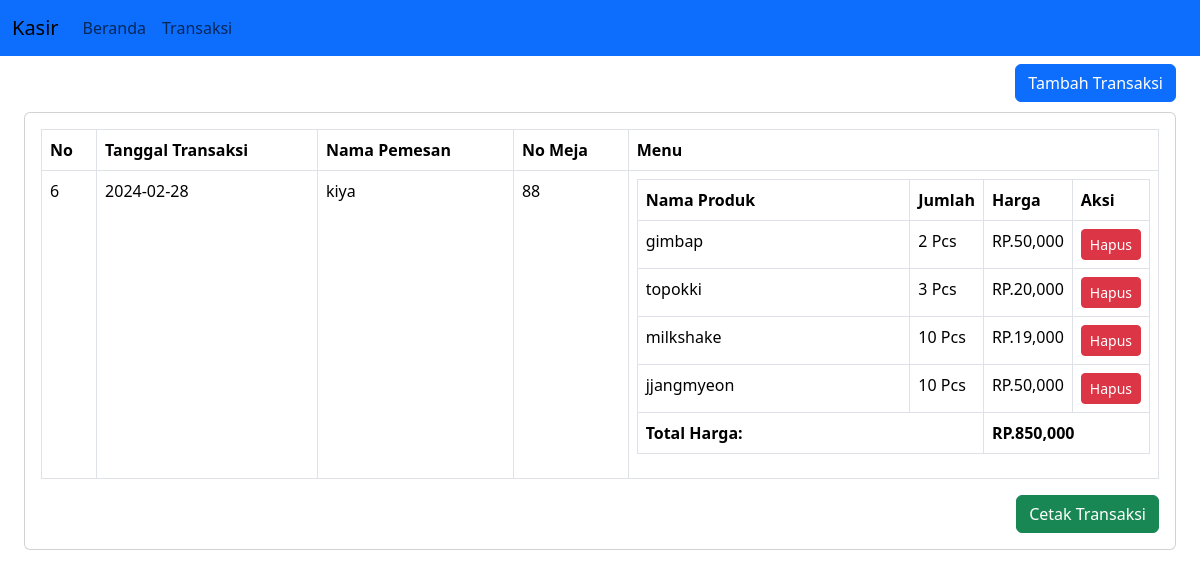
Page /daftar-transaksi.php on the committed database.
### tables this page shows
CREATE TABLE `penjualan` (
  `penjualan_id` int(11) NOT NULL,
  `tanggal_penjualan` date NOT NULL,
  `total_harga` decimal(10,2) NOT NULL,
  `pelanggan_id` int(11) NOT NULL
);

CREATE TABLE `pelanggan` (
  `pelanggan_id` int(11) NOT NULL,
  `nama_pelanggan` varchar(255) NOT NULL,
  `no_meja` int(11) NOT NULL,
  `nomor_telepon` varchar(15) NOT NULL
);

CREATE TABLE `produk` (
  `produk_id` int(11) NOT NULL,
  `nama_produk` varchar(255) NOT NULL,
  `harga` decimal(10,2) NOT NULL,
  `stok` int(11) NOT NULL,
  `foto` varchar(255) DEFAULT NULL,
  `Terjual` int(11) NOT NULL
);

CREATE TABLE `detail_penjualan` (
  `detail_id` int(11) NOT NULL,
  `penjualan_id` int(11) NOT NULL,
  `produk_id` int(11) NOT NULL,
  `jumlah_produk` int(11) NOT NULL,
  `sub_total` decimal(10,2) NOT NULL
);

### daftar-transaksi.php (the view, shortened to what this page needs)
<?php
include("header.php");
?>
<body>
      <nav class="navbar navbar-expand-lg navbar-primary bg-primary fixed-top">
        <div class="container-fluid">
            <a class="navbar-brand" href="#">Kasir</a>
            <div class="navbar-collapse">
                <ul class="navbar-nav">
                    <li class="nav-item">
                        <a class="nav-link" href="index.php">Beranda</a>
                    </li>
                    <li class="nav-item">
                        <a class="nav-link" href="transaksi.php">Transaksi</a>
                    </li>
                </ul>
            </div>
        </div>
    </nav>
        <div class="p-4" id="main-content">
          <a href="transaksi.php" class="btn btn-md btn-primary float-end">Tambah Transaksi</a>
          <div class="card mt-5">
            <div class="card-body">
            <table class="table table-bordered">
    <thead>
      <tr>
        <th>No</th>
        <th>Tanggal Transaksi</th>
        <th>Nama Pemesan</th>
        <th>No Meja</th>
        <th>Menu</th>
      </tr>
    </thead>
    <tbody>
        <?php
            include("conn/koneksi.php");
            $sql = $koneksi->query("SELECT * FROM penjualan ORDER BY penjualan_id DESC LIMIT 1");
            while ($data= $sql->fetch_assoc()) {
        ?>
              <tr>
                <td><?php echo $data['penjualan_id']?></td>
                <td><?php echo $data['tanggal_penjualan']?></td>
                <?php
                    $sql2 = $koneksi->query("SELECT * FROM pelanggan WHERE pelanggan_id = '".$data['penjualan_id']."'");
                    while ($data2= $sql2->fetch_assoc()) {
                      ?>
                    <td><?php echo $data2['nama_pelanggan']; ?> </td>
                    <td><?php echo $data2['no_meja']; ?> </td>
                  <?php } ?>
                <td>
                    <table class="table table-bordered">
                        <thead>
                            <tr>
                                <th>Nama Produk</th>
                                <th class="col-1">Jumlah</th>
                                <th class="col-1">Harga</th>
                                <th class="col-1">Aksi</th>
                            </tr>
                        </thead>
                        <tbody>
                        <?php
                          $sql3 = $koneksi->query("SELECT * FROM detail_penjualan WHERE detail_id = '" . $data['penjualan_id'] . "'");
                          $totalharga = 0;
                          while ($data3= $sql3->fetch_assoc()) {
                        ?>
                            <tr>
                              <td>
                              <?php
                                $sql4 = $koneksi->query("SELECT * FROM produk WHERE produk_id = '" . $data3['produk_id'] . "' ");
                                while ($data4= $sql4->fetch_assoc()) {
                                    echo $data4['nama_produk'];
                                }
                              ?>
                              </td>
                              <td><?php echo $data3['jumlah_produk']?> Pcs</td>
                              <td>RP.<?php echo number_format($data3['sub_total']) ?></td>
                              <td><?php echo"<a href='hapus-menu.php?id=$data3[penjualan_id]' class='btn btn-sm btn-danger'>Hapus</a>" ?></td>
                            </tr>
                            <?php
                              $totalproduk = $data3['jumlah_produk'] * $data3['sub_total'];
                              $totalharga += $totalproduk;
                            }
                            ?>
                            <tr>
                            <td colspan='2'><strong>Total Harga:</strong></td>
                            <td colspan='2'><strong>RP.<?php echo number_format("$totalharga") ?></strong></td>
                            </tr>
                        </tbody>
                    </table>
                </td>
                <?php
                echo "</tr>";
            }
        ?>
    </tbody>
  </table>
  <a href="cetak-transaksi.php" target="_blank" class="btn btn-md btn-success float-end">Cetak Transaksi</a>
            </div>
          </div>
        </div>
</body>

### daftar-transaksi.php (style rules this page uses)
#main-content { margin-top: 40px; }

### rows in the picture
penjualan: penjualan_id "6", tanggal_penjualan "2024-02-28", totalharga "850,000"
pelanggan: nama_pelanggan "kiya", no_meja "88"
detail_penjualan: jumlah_produk "2", sub_total "50,000"
produk: nama_produk "gimbap"
detail_penjualan: jumlah_produk "3", sub_total "20,000"
produk: nama_produk "topokki"
detail_penjualan: jumlah_produk "10", sub_total "19,000"
produk: nama_produk "milkshake"
detail_penjualan: jumlah_produk "10", sub_total "50,000"
produk: nama_produk "jjangmyeon"
